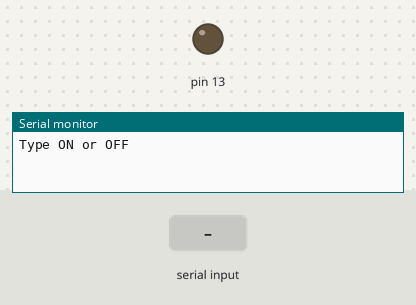
The sketch below on a simulated Arduino Uno, built with avr-gcc and run on an emulated ATmega328P. Parts: output pins drawn as LEDs (lit = HIGH), the last lines printed to the serial monitor. Inputs (shaded band) come from the test bench.

Above: at 1.2 s.
1.3 s: "ON\n" received over Serial
At 2.5 s:
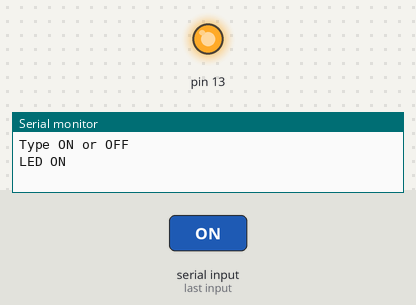
2.8 s: "OFF\n" received over Serial
At 3.7 s:
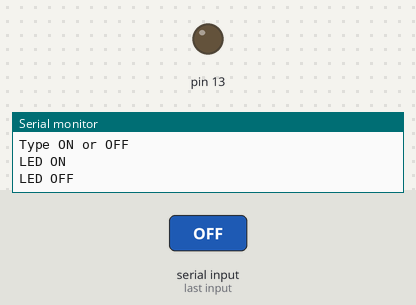
Timing chart, 0 to 5.8 s (numbered marks = the images above; inputs shaded):
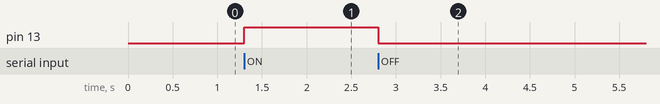

The sketch:

Jun16c_LED_SerialOnOff.ino
```cpp
String command = "";

void setup() {
  pinMode(13, OUTPUT);
  Serial.begin(9600);

  Serial.println("Type ON or OFF");
}

void loop() {
  if (Serial.available()) {
    command = Serial.readStringUntil('\n');
    command.trim();

    command.toUpperCase();

    if (command == "ON") {
      digitalWrite(13, HIGH);
      Serial.println("LED ON");
    }
    else if (command == "OFF") {
      digitalWrite(13, LOW);
      Serial.println("LED OFF");
    }
    else {
      Serial.println("Invalid Command");
    }
  }
}
```

Measured:
- after the input at 1.3 s, pin 13: LOW → HIGH at once
- after the input at 2.8 s, pin 13: HIGH → LOW at once
